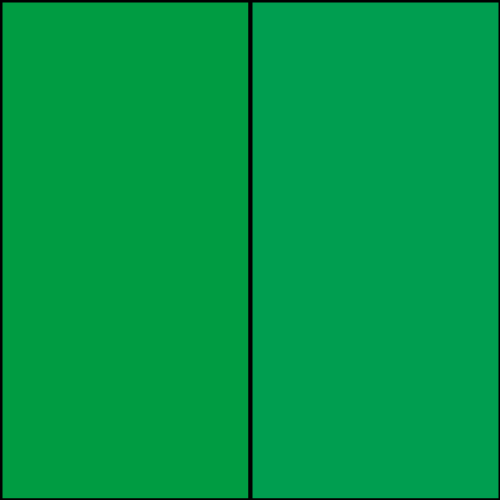
Frame 1 (no input)
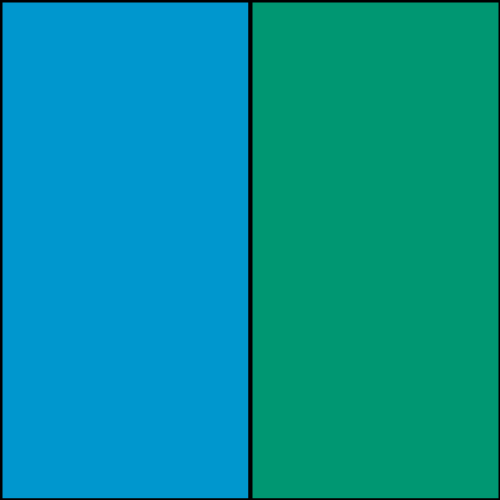
Frame 60 (the mouse pressed at the canvas centre just before this capture)
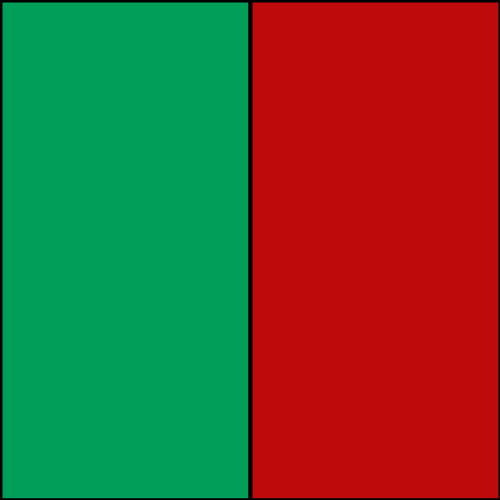
Frame 120 (the mouse held since frame 60 and released just before this capture)

The Processing sketch that drew these frames (run headless with seeded random() and noise(); from frame 60 on, the mouse is pressed at the canvas centre):

// Processing sketch: processing_76160
// ── processing_76160.pde

//timer code is from "Mouse Game Example": 
// http://www.openprocessing.org/sketch/74999

int [] [] boxes = new int [100] [100];
int mx;
int my;
int lv = 1;
int timer = 10; 
int timeLast = 0;

void setup() {
  for (int x = 0; x < 10; x += 1) {
    for (int y = 0; y < 10; y += 1) {
      boxes [x] [y] = 0;
    }
  }

  size(500, 500);

  timeLast = second();

  smooth();
  stroke(0);
  strokeWeight(4);
}

void draw() {
  if (timer > 0) {
    game();
  }
}
  
void game(){
  if (second() != timeLast){
    timeLast = second();
    timer -= 1;
  }

  background(50);
  
  
  if (lv == 1) {
    for (int x = 0; x < 2; x += 1) {
      for (int y = 0; y < 2; y += 1) {
        if (mousePressed == true && mouseX > 0 && mouseX < 500 && mouseY > 0 && mouseY < 500) {
          mx = floor(mouseX/250);
          my = floor(mouseY/500);

          boxes [mx] [my] = 1;
        }
        if (boxes [x] [y] != 0) {
          fill(190, 10, 10);
        }
        else {
          fill(0, random(150, 160), random(255));
          lv = 1;
        }
        rect(x*250, y*500, 250, 500);
      }
      if (boxes [0][0] == 1 && boxes [1][0] == 1) {
        lv = 2;
      }
    }
  }

  if (lv == 2) {
    for (int x = 0; x < 10; x += 1) {
      for (int y = 0; y < 10; y += 1) {
        boxes [x] [y] = 0;
      }
    }
    lv = 3;
  } 

  if (lv == 3) {
    for (int xx = 0; xx < 4; xx += 1) {
      for (int yy = 0; yy < 4; yy += 1) {
        if (mousePressed == true && mouseX > 0 && mouseX < 500 && mouseY > 0 && mouseY < 500) {
          mx = floor(mouseX/250);
          my = floor(mouseY/250);

          boxes [mx] [my] = 2;
        }
        if (boxes [xx] [yy] != 0 ) {
          fill(190, 10, 10);
          lv = 4;
        }
        else {
          fill(0, random(150, 160), random(255));
          lv = 3;
        }
        rect(xx*250, yy*250, 250, 250);
      }
      if (boxes [0][0] == 2 && boxes [1][0] == 2 && boxes [0][1] == 2 && boxes [1][1] == 2) {
        lv = 4;
      }
    }
  }

  if (lv == 4) {
    for (int x = 0; x < 10; x += 1) {
      for (int y = 0; y < 10; y += 1) {
        boxes [x] [y] = 0;
      }
    }
    lv = 5;
  } 

  if (lv == 5) {
    for (int x = 0; x < 8; x += 1) {
      for (int y = 0; y < 8; y += 1) {
        if (mousePressed == true && mouseX > 0 && mouseX < 500 && mouseY > 0 && mouseY < 500) {
          mx = floor(mouseX/125);
          my = floor(mouseY/125);

          boxes [mx] [my] = 3;
        }
        if (boxes [x] [y] != 0 ) {
          fill(190, 10, 10);
          lv = 6;
        }
        else {
          fill(0, random(150, 160), random(255));
          lv = 5;
        }
        rect(x*125, y*125, 125, 125);
      }
      if (boxes [0][0] == 3 && boxes [1][0] == 3 && boxes [2][0] == 3 && boxes [3][0] == 3 
        && boxes [0][1] == 3 && boxes [1][1] == 3 && boxes [2][1] == 3 && boxes [3][1] == 3 
        && boxes [0][2] == 3 && boxes [1][2] == 3 && boxes [2][2] == 3 && boxes [3][2] == 3
        && boxes [0][3] == 3 && boxes [1][3] == 3 && boxes [2][3] == 3 && boxes [3][3] == 3) {
        lv = 6;
      }
    }
  }

  if (lv == 6) {
    for (int x = 0; x < 10; x += 1) {
      for (int y = 0; y < 10; y += 1) {
        boxes [x] [y] = 0;
      }
    }
    lv = 7;
  } 

  if (lv == 7) {
    for (int x = 0; x < 16; x += 1) {
      for (int y = 0; y < 16; y += 1) {
        if (mousePressed == true && mouseX > 0 && mouseX < 500 && mouseY > 0 && mouseY < 500) {
          mx = floor(mouseX/62.5);
          my = floor(mouseY/62.5);

          boxes [mx] [my] = 4;
        }
        if (boxes [x] [y] != 0 ) {
          fill(190, 10, 10);
          lv = 8;
        }
        else {
          fill(0, random(150, 160), random(255));
          lv = 7;
        }
        rect(x*62.5, y*62.5, 62.5, 62.5);
      }
      if (boxes [0][0] == 4 && boxes [1][0] == 4 && boxes [2][0] == 4 && boxes [3][0] == 4 
        && boxes [4][0] == 4 && boxes [5][0] == 4 && boxes [6][0] == 4 && boxes [7][0] == 4

        && boxes [0][1] == 4 && boxes [1][1] == 4 && boxes [2][1] == 4 && boxes [3][1] == 4 
        && boxes [4][1] == 4 && boxes [5][1] == 4 && boxes [6][1] == 4 && boxes [7][1] == 4

        && boxes [0][2] == 4 && boxes [1][2] == 4 && boxes [2][2] == 4 && boxes [3][2] == 4 
        && boxes [4][2] == 4 && boxes [5][2] == 4 && boxes [6][2] == 4 && boxes [7][2] == 4

        && boxes [0][3] == 4 && boxes [1][3] == 4 && boxes [2][3] == 4 && boxes [3][3] == 4 
        && boxes [4][3] == 4 && boxes [5][3] == 4 && boxes [6][3] == 4 && boxes [7][3] == 4

        && boxes [0][4] == 4 && boxes [1][4] == 4 && boxes [2][4] == 4 && boxes [3][4] == 4 
        && boxes [4][4] == 4 && boxes [5][4] == 4 && boxes [6][4] == 4 && boxes [7][4] == 4

        && boxes [0][5] == 4 && boxes [1][5] == 4 && boxes [2][5] == 4 && boxes [3][5] == 4 
        && boxes [4][5] == 4 && boxes [5][5] == 4 && boxes [6][5] == 4 && boxes [7][5] == 4

        && boxes [0][6] == 4 && boxes [1][6] == 4 && boxes [2][6] == 4 && boxes [3][6] == 4 
        && boxes [4][6] == 4 && boxes [5][6] == 4 && boxes [6][6] == 4 && boxes [7][6] == 4

        && boxes [0][7] == 4 && boxes [1][7] == 4 && boxes [2][7] == 4 && boxes [3][7] == 4 
        && boxes [4][7] == 4 && boxes [5][7] == 4 && boxes [6][7] == 4 && boxes [7][7] == 4
        ) {
        lv = 8;
      }
    }
  }

  if (lv == 8) {
    for (int x = 0; x < 10; x += 1) {
      for (int y = 0; y < 10; y += 1) {
        boxes [x] [y] = 0;
      }
    }
    lv = 9;
  } 

  if (lv == 9) {
    for (int x = 0; x < 32; x += 1) {
      for (int y = 0; y < 32; y += 1) {
        if (mousePressed == true && mouseX > 0 && mouseX < 500 && mouseY > 0 && mouseY < 500) {
          mx = floor(mouseX/31.25);
          my = floor(mouseY/31.25);

          boxes [mx] [my] = 5;
        }
        if (boxes [x] [y] != 0 ) {
          fill(190, 10, 10);
          lv = 10;
        }
        else {
          fill(0, random(150, 160), random(255));
          lv = 9;
        }
        rect(x*31.25, y*31.25, 31.25, 31.25);
      }
      if (boxes [0][0] == 5 && boxes [1][0] == 5 && boxes [2][0] == 5 && boxes [3][0] == 5 
        && boxes [4][0] == 5 && boxes [5][0] == 5 && boxes [6][0] == 5 && boxes [7][0] == 5
        && boxes [8][0] == 5 && boxes [9][0] == 5 && boxes [10][0] == 5 && boxes [11][0] == 5
        && boxes [12][0] == 5 && boxes [13][0] == 5 && boxes [14][0] == 5 && boxes [15][0] == 5

        && boxes [0][1] == 5 && boxes [1][1] == 5 && boxes [2][1] == 5 && boxes [3][1] == 5 
        && boxes [4][1] == 5 && boxes [5][1] == 5 && boxes [6][1] == 5 && boxes [7][1] == 5
        && boxes [8][1] == 5 && boxes [9][1] == 5 && boxes [10][1] == 5 && boxes [11][1] == 5
        && boxes [12][1] == 5 && boxes [13][1] == 5 && boxes [14][1] == 5 && boxes [15][1] == 5

        && boxes [0][2] == 5 && boxes [1][2] == 5 && boxes [2][2] == 5 && boxes [3][2] == 5 
        && boxes [4][2] == 5 && boxes [5][2] == 5 && boxes [6][2] == 5 && boxes [7][2] == 5
        && boxes [8][2] == 5 && boxes [9][2] == 5 && boxes [10][2] == 5 && boxes [11][2] == 5
        && boxes [12][2] == 5 && boxes [13][2] == 5 && boxes [14][2] == 5 && boxes [15][2] == 5

        && boxes [0][3] == 5 && boxes [1][3] == 5 && boxes [2][3] == 5 && boxes [3][3] == 5 
        && boxes [4][3] == 5 && boxes [5][3] == 5 && boxes [6][3] == 5 && boxes [7][3] == 5
        && boxes [8][3] == 5 && boxes [9][3] == 5 && boxes [10][3] == 5 && boxes [11][3] == 5
        && boxes [12][3] == 5 && boxes [13][3] == 5 && boxes [14][3] == 5 && boxes [15][3] == 5

        && boxes [0][4] == 5 && boxes [1][4] == 5 && boxes [2][4] == 5 && boxes [3][4] == 5 
        && boxes [4][4] == 5 && boxes [5][4] == 5 && boxes [6][4] == 5 && boxes [7][4] == 5
        && boxes [8][4] == 5 && boxes [9][4] == 5 && boxes [10][4] == 5 && boxes [11][4] == 5
        && boxes [12][4] == 5 && boxes [13][4] == 5 && boxes [14][4] == 5 && boxes [15][4] == 5

        && boxes [0][5] == 5 && boxes [1][5] == 5 && boxes [2][5] == 5 && boxes [3][5] == 5 
        && boxes [4][5] == 5 && boxes [5][5] == 5 && boxes [6][5] == 5 && boxes [7][5] == 5
        && boxes [8][5] == 5 && boxes [9][5] == 5 && boxes [10][5] == 5 && boxes [11][5] == 5
        && boxes [12][5] == 5 && boxes [13][5] == 5 && boxes [14][5] == 5 && boxes [15][5] == 5

        && boxes [0][6] == 5 && boxes [1][6] == 5 && boxes [2][6] == 5 && boxes [3][6] == 5 
        && boxes [4][6] == 5 && boxes [5][6] == 5 && boxes [6][6] == 5 && boxes [7][6] == 5
        && boxes [8][6] == 5 && boxes [9][6] == 5 && boxes [10][6] == 5 && boxes [11][6] == 5
        && boxes [12][6] == 5 && boxes [13][6] == 5 && boxes [14][6] == 5 && boxes [15][6] == 5

        && boxes [0][7] == 5 && boxes [1][7] == 5 && boxes [2][7] == 5 && boxes [3][7] == 5 
        && boxes [4][7] == 5 && boxes [5][7] == 5 && boxes [6][7] == 5 && boxes [7][7] == 5
        && boxes [8][7] == 5 && boxes [9][7] == 5 && boxes [10][7] == 5 && boxes [11][7] == 5
        && boxes [12][7] == 5 && boxes [13][7] == 5 && boxes [14][7] == 5 && boxes [15][7] == 5
        
        && boxes [0][8] == 5 && boxes [1][8] == 5 && boxes [2][8] == 5 && boxes [3][8] == 5 
        && boxes [4][8] == 5 && boxes [5][8] == 5 && boxes [6][8] == 5 && boxes [7][8] == 5
        && boxes [8][8] == 5 && boxes [9][8] == 5 && boxes [10][8] == 5 && boxes [11][8] == 5
        && boxes [12][8] == 5 && boxes [13][8] == 5 && boxes [14][8] == 5 && boxes [15][8] == 5

        && boxes [0][9] == 5 && boxes [1][9] == 5 && boxes [2][9] == 5 && boxes [3][9] == 5 
        && boxes [4][9] == 5 && boxes [5][9] == 5 && boxes [6][9] == 5 && boxes [7][9] == 5
        && boxes [8][9] == 5 && boxes [9][9] == 5 && boxes [10][9] == 5 && boxes [11][9] == 5
        && boxes [12][9] == 5 && boxes [13][9] == 5 && boxes [14][9] == 5 && boxes [15][9] == 5
                
        && boxes [0][10] == 5 && boxes [1][10] == 5 && boxes [2][10] == 5 && boxes [3][10] == 5 
        && boxes [4][10] == 5 && boxes [5][10] == 5 && boxes [6][10] == 5 && boxes [7][10] == 5
        && boxes [8][10] == 5 && boxes [9][10] == 5 && boxes [10][10] == 5 && boxes [11][10] == 5
        && boxes [12][10] == 5 && boxes [13][10] == 5 && boxes [14][10] == 5 && boxes [15][10] == 5
        
        && boxes [0][11] == 5 && boxes [1][11] == 5 && boxes [2][11] == 5 && boxes [3][11] == 5 
        && boxes [4][11] == 5 && boxes [5][11] == 5 && boxes [6][11] == 5 && boxes [7][11] == 5
        && boxes [8][11] == 5 && boxes [9][11] == 5 && boxes [10][11] == 5 && boxes [11][11] == 5
        && boxes [12][11] == 5 && boxes [13][11] == 5 && boxes [14][11] == 5 && boxes [15][11] == 5
        
        && boxes [0][12] == 5 && boxes [1][12] == 5 && boxes [2][12] == 5 && boxes [3][12] == 5 
        && boxes [4][12] == 5 && boxes [5][12] == 5 && boxes [6][12] == 5 && boxes [7][12] == 5
        && boxes [8][12] == 5 && boxes [9][12] == 5 && boxes [10][12] == 5 && boxes [11][12] == 5
        && boxes [12][12] == 5 && boxes [13][12] == 5 && boxes [14][12] == 5 && boxes [15][12] == 5
       
        && boxes [0][13] == 5 && boxes [1][13] == 5 && boxes [2][13] == 5 && boxes [3][13] == 5 
        && boxes [4][13] == 5 && boxes [5][13] == 5 && boxes [6][13] == 5 && boxes [7][13] == 5
        && boxes [8][13] == 5 && boxes [9][13] == 5 && boxes [10][13] == 5 && boxes [11][13] == 5
        && boxes [12][13] == 5 && boxes [13][13] == 5 && boxes [14][13] == 5 && boxes [15][13] == 5
        
        && boxes [0][14] == 5 && boxes [1][14] == 5 && boxes [2][14] == 5 && boxes [3][14] == 5 
        && boxes [4][14] == 5 && boxes [5][14] == 5 && boxes [6][14] == 5 && boxes [7][14] == 5
        && boxes [8][14] == 5 && boxes [9][14] == 5 && boxes [10][14] == 5 && boxes [11][14] == 5
        && boxes [12][14] == 5 && boxes [13][14] == 5 && boxes [14][14] == 5 && boxes [15][14] == 5
        
        && boxes [0][15] == 5 && boxes [1][15] == 5 && boxes [2][15] == 5 && boxes [3][15] == 5 
        && boxes [4][15] == 5 && boxes [5][15] == 5 && boxes [6][15] == 5 && boxes [7][15] == 5
        && boxes [8][15] == 5 && boxes [9][15] == 5 && boxes [10][15] == 5 && boxes [11][15] == 5
        && boxes [12][15] == 5 && boxes [13][15] == 5 && boxes [14][15] == 5 && boxes [15][15] == 5
        ) {
        lv = 10;
      }
    }
  }

  if (lv == 10) {
    for (int x = 0; x < 10; x += 1) {
      for (int y = 0; y < 10; y += 1) {
        boxes [x] [y] = 0;
      }
    }
    lv = 11;
  } 

  if (lv == 11) {
    for (int x = 0; x < 64; x += 1) {
      for (int y = 0; y < 64; y += 1) {
        if (mousePressed == true && mouseX > 0 && mouseX < 500 && mouseY > 0 && mouseY < 500) {
          mx = floor(mouseX/15.625);
          my = floor(mouseY/15.625);

          boxes [mx] [my] = 6;
        }
        if (boxes [x] [y] != 0 ) {
          fill(190, 10, 10);
          lv = 12;
        }
        else {
          fill(0, random(150, 160), random(255));
          lv = 11;
        }
        rect(x*15.625, y*15.625, 15.625, 15.625);
      }

/*
      if (boxes [0][0] == 6 && boxes [1][0] == 6 && boxes [2][0] == 6 && boxes [3][0] == 6 
        && boxes [4][0] == 6 && boxes [5][0] == 6 && boxes [6][0] == 6 && boxes [7][0] == 6
        && boxes [8][0] == 6 && boxes [9][0] == 6 && boxes [10][0] == 6 && boxes [11][0] == 6
        && boxes [12][0] == 6 && boxes [13][0] == 6 && boxes [14][0] == 6 && boxes [15][0] == 6
        && boxes [16][0] == 6 && boxes [17][0] == 6 && boxes [18][0] == 6 && boxes [19][0] == 6
        && boxes [20][0] == 6 && boxes [21][0] == 6 && boxes [22][0] == 6 && boxes [23][0] == 6
        && boxes [24][0] == 6 && boxes [25][0] == 6 && boxes [26][0] == 6 && boxes [27][0] == 6
        && boxes [28][0] == 6 && boxes [29][0] == 6 && boxes [30][0] == 6 && boxes [31][0] == 6) {
        if (boxes [0][1] == 6 && boxes [1][1] == 6 && boxes [2][1] == 6 && boxes [3][1] == 6 
          && boxes [4][1] == 6 && boxes [5][1] == 6 && boxes [6][1] == 6 && boxes [7][1] == 6
          && boxes [8][1] == 6 && boxes [9][1] == 6 && boxes [10][1] == 6 && boxes [11][1] == 6
          && boxes [12][1] == 6 && boxes [13][1] == 6 && boxes [14][1] == 6 && boxes [15][1] == 6
          && boxes [16][1] == 6 && boxes [17][1] == 6 && boxes [18][1] == 6 && boxes [19][1] == 6
          && boxes [20][1] == 6 && boxes [21][1] == 6 && boxes [22][1] == 6 && boxes [23][1] == 6
          && boxes [24][1] == 6 && boxes [25][1] == 6 && boxes [26][1] == 6 && boxes [27][1] == 6
          && boxes [28][1] == 6 && boxes [29][1] == 6 && boxes [30][1] == 6 && boxes [31][1] == 6) {
          if (boxes [0][2] == 6 && boxes [1][2] == 6 && boxes [2][2] == 6 && boxes [3][2] == 6 
            && boxes [4][2] == 6 && boxes [5][2] == 6 && boxes [6][2] == 6 && boxes [7][2] == 6
            && boxes [8][2] == 6 && boxes [9][2] == 6 && boxes [10][2] == 6 && boxes [11][2] == 6
            && boxes [12][2] == 6 && boxes [13][2] == 6 && boxes [14][2] == 6 && boxes [15][2] == 6
            && boxes [16][2] == 6 && boxes [17][2] == 6 && boxes [18][2] == 6 && boxes [19][2] == 6
            && boxes [20][2] == 6 && boxes [21][2] == 6 && boxes [22][2] == 6 && boxes [23][2] == 6
            && boxes [24][2] == 6 && boxes [25][2] == 6 && boxes [26][2] == 6 && boxes [27][2] == 6
            && boxes [28][2] == 6 && boxes [29][2] == 6 && boxes [30][2] == 6 && boxes [31][2] == 6) {
            if (boxes [0][3] == 6 && boxes [1][3] == 6 && boxes [2][3] == 6 && boxes [3][3] == 6 
              && boxes [4][3] == 6 && boxes [5][3] == 6 && boxes [6][3] == 6 && boxes [7][3] == 6
              && boxes [8][3] == 6 && boxes [9][3] == 6 && boxes [10][3] == 6 && boxes [11][3] == 6
              && boxes [12][3] == 6 && boxes [13][3] == 6 && boxes [14][3] == 6 && boxes [15][3] == 6
              && boxes [16][3] == 6 && boxes [17][3] == 6 && boxes [18][3] == 6 && boxes [19][3] == 6
              && boxes [20][3] == 6 && boxes [21][3] == 6 && boxes [22][3] == 6 && boxes [23][3] == 6
              && boxes [24][3] == 6 && boxes [25][3] == 6 && boxes [26][3] == 6 && boxes [27][3] == 6
              && boxes [28][3] == 6 && boxes [29][3] == 6 && boxes [30][3] == 6 && boxes [31][3] == 6) {
              if (boxes [0][4] == 6 && boxes [1][4] == 6 && boxes [2][4] == 6 && boxes [3][4] == 6 
                && boxes [4][4] == 6 && boxes [5][4] == 6 && boxes [6][4] == 6 && boxes [7][4] == 6
                && boxes [8][4] == 6 && boxes [9][4] == 6 && boxes [10][4] == 6 && boxes [11][4] == 6
                && boxes [12][4] == 6 && boxes [13][4] == 6 && boxes [14][4] == 6 && boxes [15][4] == 6
                && boxes [16][4] == 6 && boxes [17][4] == 6 && boxes [18][4] == 6 && boxes [19][4] == 6
                && boxes [20][4] == 6 && boxes [21][4] == 6 && boxes [22][4] == 6 && boxes [23][4] == 6
                && boxes [24][4] == 6 && boxes [25][4] == 6 && boxes [26][4] == 6 && boxes [27][4] == 6
                && boxes [28][4] == 6 && boxes [29][4] == 6 && boxes [30][4] == 6 && boxes [31][4] == 6) {
                if (boxes [0][5] == 6 && boxes [1][5] == 6 && boxes [2][5] == 6 && boxes [3][5] == 6 
                  && boxes [4][5] == 6 && boxes [5][5] == 6 && boxes [6][5] == 6 && boxes [7][5] == 6
                  && boxes [8][5] == 6 && boxes [9][5] == 6 && boxes [10][5] == 6 && boxes [11][5] == 6
                  && boxes [12][5] == 6 && boxes [13][5] == 6 && boxes [14][5] == 6 && boxes [15][5] == 6
                  && boxes [16][5] == 6 && boxes [17][5] == 6 && boxes [18][5] == 6 && boxes [19][5] == 6
                  && boxes [20][5] == 6 && boxes [21][5] == 6 && boxes [22][5] == 6 && boxes [23][5] == 6
                  && boxes [24][5] == 6 && boxes [25][5] == 6 && boxes [26][5] == 6 && boxes [27][5] == 6
                  && boxes [28][5] == 6 && boxes [29][5] == 6 && boxes [30][5] == 6 && boxes [31][5] == 6) {
                  if (boxes [0][6] == 6 && boxes [1][6] == 6 && boxes [2][6] == 6 && boxes [3][6] == 6 
                    && boxes [4][6] == 6 && boxes [5][6] == 6 && boxes [6][6] == 6 && boxes [7][6] == 6
                    && boxes [8][6] == 6 && boxes [9][6] == 6 && boxes [10][6] == 6 && boxes [11][6] == 6
                    && boxes [12][6] == 6 && boxes [13][6] == 6 && boxes [14][6] == 6 && boxes [15][6] == 6
                    && boxes [16][6] == 6 && boxes [17][6] == 6 && boxes [18][6] == 6 && boxes [19][6] == 6
                    && boxes [20][6] == 6 && boxes [21][6] == 6 && boxes [22][6] == 6 && boxes [23][6] == 6
                    && boxes [24][6] == 6 && boxes [25][6] == 6 && boxes [26][6] == 6 && boxes [27][6] == 6
                    && boxes [28][6] == 6 && boxes [29][6] == 6 && boxes [30][6] == 6 && boxes [31][6] == 6) {
                    if (boxes [0][7] == 6 && boxes [1][7] == 6 && boxes [2][7] == 6 && boxes [3][7] == 6 
                      && boxes [4][7] == 6 && boxes [5][7] == 6 && boxes [6][7] == 6 && boxes [7][7] == 6
                      && boxes [8][7] == 6 && boxes [9][7] == 6 && boxes [10][7] == 6 && boxes [11][7] == 6
                      && boxes [12][7] == 6 && boxes [13][7] == 6 && boxes [14][7] == 6 && boxes [15][7] == 6
                      && boxes [16][7] == 6 && boxes [17][7] == 6 && boxes [18][7] == 6 && boxes [19][7] == 6
                      && boxes [20][7] == 6 && boxes [21][7] == 6 && boxes [22][7] == 6 && boxes [23][7] == 6
                      && boxes [24][7] == 6 && boxes [25][7] == 6 && boxes [26][7] == 6 && boxes [27][7] == 6
                      && boxes [28][7] == 6 && boxes [29][7] == 6 && boxes [30][7] == 6 && boxes [31][7] == 6) {
                      if (boxes [0][8] == 6 && boxes [1][8] == 6 && boxes [2][8] == 6 && boxes [3][8] == 6 
                        && boxes [4][8] == 6 && boxes [5][8] == 6 && boxes [6][8] == 6 && boxes [7][8] == 6
                        && boxes [8][8] == 6 && boxes [9][8] == 6 && boxes [10][8] == 6 && boxes [11][8] == 6
                        && boxes [12][8] == 6 && boxes [13][8] == 6 && boxes [14][8] == 6 && boxes [15][8] == 6
                        && boxes [16][8] == 6 && boxes [17][8] == 6 && boxes [18][8] == 6 && boxes [19][8] == 6
                        && boxes [20][8] == 6 && boxes [21][8] == 6 && boxes [22][8] == 6 && boxes [23][8] == 6
                        && boxes [24][8] == 6 && boxes [25][8] == 6 && boxes [26][8] == 6 && boxes [27][8] == 6
                        && boxes [28][8] == 6 && boxes [29][8] == 6 && boxes [30][8] == 6 && boxes [31][8] == 6) {
                        if (boxes [0][9] == 6 && boxes [1][9] == 6 && boxes [2][9] == 6 && boxes [3][9] == 6 
                          && boxes [4][9] == 6 && boxes [5][9] == 6 && boxes [6][9] == 6 && boxes [7][9] == 6
                          && boxes [8][9] == 6 && boxes [9][9] == 6 && boxes [10][9] == 6 && boxes [11][9] == 6
                          && boxes [12][9] == 6 && boxes [13][9] == 6 && boxes [14][9] == 6 && boxes [15][9] == 6
                          && boxes [16][9] == 6 && boxes [17][9] == 6 && boxes [18][9] == 6 && boxes [19][9] == 6
                          && boxes [20][9] == 6 && boxes [21][9] == 6 && boxes [22][9] == 6 && boxes [23][9] == 6
                          && boxes [24][9] == 6 && boxes [25][9] == 6 && boxes [26][9] == 6 && boxes [27][9] == 6
                          && boxes [28][9] == 6 && boxes [29][9] == 6 && boxes [30][9] == 6 && boxes [31][9] == 6) {

                          if (boxes [0][10] == 6 && boxes [1][10] == 6 && boxes [2][10] == 6 && boxes [3][10] == 6 
                            && boxes [4][10] == 6 && boxes [5][10] == 6 && boxes [6][10] == 6 && boxes [7][10] == 6
                            && boxes [8][10] == 6 && boxes [9][10] == 6 && boxes [10][10] == 6 && boxes [11][10] == 6
                            && boxes [12][10] == 6 && boxes [13][10] == 6 && boxes [14][10] == 6 && boxes [15][10] == 6
                            && boxes [16][10] == 6 && boxes [17][10] == 6 && boxes [18][10] == 6 && boxes [19][10] == 6
                            && boxes [20][10] == 6 && boxes [21][10] == 6 && boxes [22][10] == 6 && boxes [23][10] == 6
                            && boxes [24][10] == 6 && boxes [25][10] == 6 && boxes [26][10] == 6 && boxes [27][10] == 6
                            && boxes [28][10] == 6 && boxes [29][10] == 6 && boxes [30][10] == 6 && boxes [31][10] == 6) {

                            if (boxes [0][11] == 6 && boxes [1][11] == 6 && boxes [2][11] == 6 && boxes [3][11] == 6 
                              && boxes [4][11] == 6 && boxes [5][11] == 6 && boxes [6][11] == 6 && boxes [7][11] == 6
                              && boxes [8][11] == 6 && boxes [9][11] == 6 && boxes [10][11] == 6 && boxes [11][11] == 6
                              && boxes [12][11] == 6 && boxes [13][11] == 6 && boxes [14][11] == 6 && boxes [15][11] == 6
                              && boxes [16][11] == 6 && boxes [17][11] == 6 && boxes [18][11] == 6 && boxes [19][11] == 6
                              && boxes [20][11] == 6 && boxes [21][11] == 6 && boxes [22][11] == 6 && boxes [23][11] == 6
                              && boxes [24][11] == 6 && boxes [25][11] == 6 && boxes [26][11] == 6 && boxes [27][11] == 6
                              && boxes [28][11] == 6 && boxes [29][11] == 6 && boxes [30][11] == 6 && boxes [31][11] == 6) {

                              if (boxes [0][12] == 6 && boxes [1][12] == 6 && boxes [2][12] == 6 && boxes [3][12] == 6 
                                && boxes [4][12] == 6 && boxes [5][12] == 6 && boxes [6][12] == 6 && boxes [7][12] == 6
                                && boxes [8][12] == 6 && boxes [9][12] == 6 && boxes [10][12] == 6 && boxes [11][12] == 6
                                && boxes [12][12] == 6 && boxes [13][12] == 6 && boxes [14][12] == 6 && boxes [15][12] == 6
                                && boxes [16][12] == 6 && boxes [17][12] == 6 && boxes [18][12] == 6 && boxes [19][12] == 6
                                && boxes [20][12] == 6 && boxes [21][12] == 6 && boxes [22][12] == 6 && boxes [23][12] == 6
                                && boxes [24][12] == 6 && boxes [25][12] == 6 && boxes [26][12] == 6 && boxes [27][12] == 6
                                && boxes [28][12] == 6 && boxes [29][12] == 6 && boxes [30][12] == 6 && boxes [31][12] == 6) {

                                if (boxes [0][13] == 6 && boxes [1][13] == 6 && boxes [2][13] == 6 && boxes [3][13] == 6 
                                  && boxes [4][13] == 6 && boxes [5][13] == 6 && boxes [6][13] == 6 && boxes [7][13] == 6
                                  && boxes [8][13] == 6 && boxes [9][13] == 6 && boxes [10][13] == 6 && boxes [11][13] == 6
                                  && boxes [12][13] == 6 && boxes [13][13] == 6 && boxes [14][13] == 6 && boxes [15][13] == 6
                                  && boxes [16][13] == 6 && boxes [17][13] == 6 && boxes [18][13] == 6 && boxes [19][13] == 6
                                  && boxes [20][13] == 6 && boxes [21][13] == 6 && boxes [22][13] == 6 && boxes [23][13] == 6
                                  && boxes [24][13] == 6 && boxes [25][13] == 6 && boxes [26][13] == 6 && boxes [27][13] == 6
                                  && boxes [28][13] == 6 && boxes [29][13] == 6 && boxes [30][13] == 6 && boxes [31][13] == 6) {

                                  if (boxes [0][14] == 6 && boxes [1][14] == 6 && boxes [2][14] == 6 && boxes [3][14] == 6 
                                    && boxes [4][14] == 6 && boxes [5][14] == 6 && boxes [6][14] == 6 && boxes [7][14] == 6
                                    && boxes [8][14] == 6 && boxes [9][14] == 6 && boxes [10][14] == 6 && boxes [11][14] == 6
                                    && boxes [12][14] == 6 && boxes [13][14] == 6 && boxes [14][14] == 6 && boxes [15][14] == 6
                                    && boxes [16][14] == 6 && boxes [17][14] == 6 && boxes [18][14] == 6 && boxes [19][14] == 6
                                    && boxes [20][14] == 6 && boxes [21][14] == 6 && boxes [22][14] == 6 && boxes [23][14] == 6
                                    && boxes [24][14] == 6 && boxes [25][14] == 6 && boxes [26][14] == 6 && boxes [27][14] == 6
                                    && boxes [28][14] == 6 && boxes [29][14] == 6 && boxes [30][14] == 6 && boxes [31][14] == 6) {

                                    if (boxes [0][15] == 6 && boxes [1][15] == 6 && boxes [2][15] == 6 && boxes [3][15] == 6 
                                      && boxes [4][15] == 6 && boxes [5][15] == 6 && boxes [6][15] == 6 && boxes [7][15] == 6
                                      && boxes [8][15] == 6 && boxes [9][15] == 6 && boxes [10][15] == 6 && boxes [11][15] == 6
                                      && boxes [12][15] == 6 && boxes [13][15] == 6 && boxes [14][15] == 6 && boxes [15][15] == 6
                                      && boxes [16][15] == 6 && boxes [17][15] == 6 && boxes [18][15] == 6 && boxes [19][15] == 6
                                      && boxes [20][15] == 6 && boxes [21][15] == 6 && boxes [22][15] == 6 && boxes [23][15] == 6
                                      && boxes [24][15] == 6 && boxes [25][15] == 6 && boxes [26][15] == 6 && boxes [27][15] == 6
                                      && boxes [28][15] == 6 && boxes [29][15] == 6 && boxes [30][15] == 6 && boxes [31][15] == 6) {
                                      ) {
                                        lv = 12;
                                      }
                                    }
                                  }
                                }
                              }
                            }
                          }
                        }
                      }
                    }
                  }
                }
              }
            }
          }
        }    
      } */
    }
  }
}
